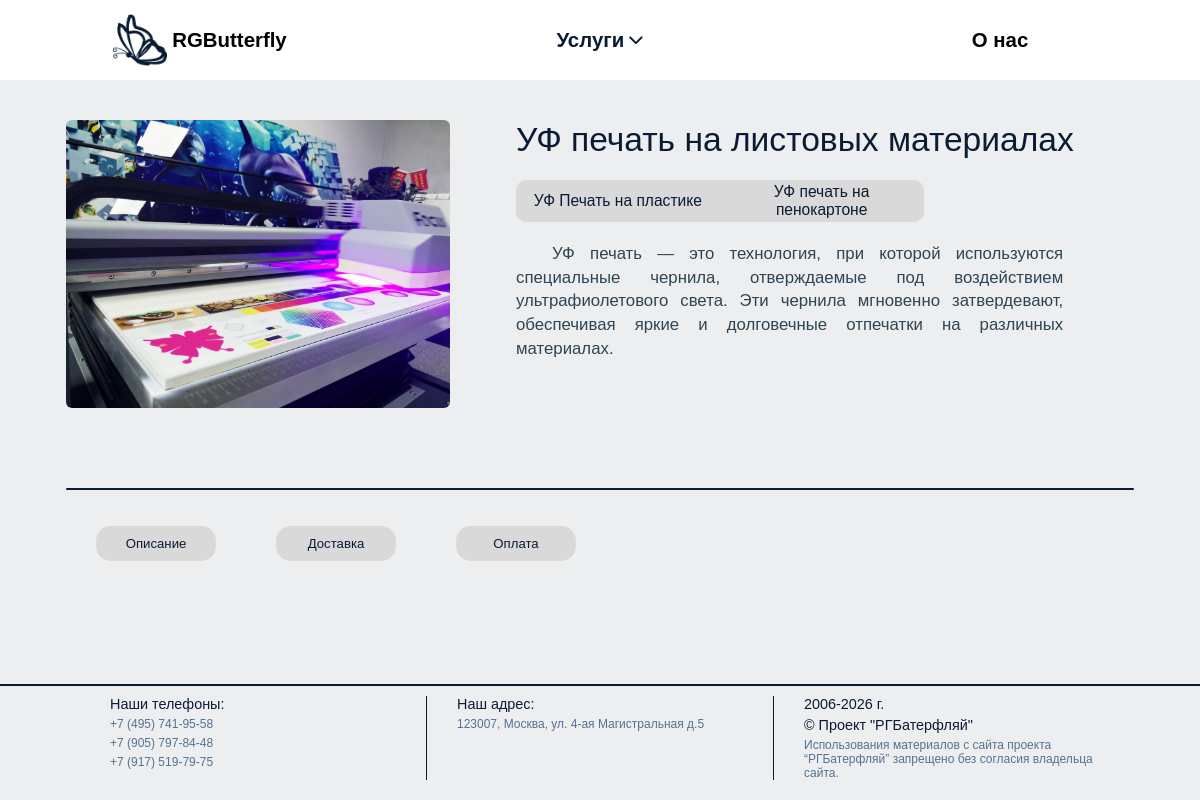
The page /service/1/ on the database its author committed.
### web/models.py (models this page shows, shortened)
class Service(models.Model):
    service_name = models.CharField(max_length=255, verbose_name="Услуга")
    service_description = models.TextField(verbose_name="Описание услуги")
    service_image = models.ImageField(upload_to="service_images/", verbose_name="Картинка услуги")

class Option(models.Model):
    service = models.ForeignKey(Service, related_name='options', on_delete=models.CASCADE, verbose_name="Услуга")
    option_name = models.CharField(max_length=255, verbose_name="Опция")
    options_description = models.TextField(verbose_name="Описание опции")
    option_image = models.ImageField(upload_to='option_imafes/', verbose_name="Картинка опции")

### web/views.py (the view)
# urls.py: path('service/<int:service_id>/', service, name='service'),
def service(request, service_id):
    service = get_object_or_404(Service, id=service_id)
    options = service.options.all()
    return render(request, 'web/service.html', {'service': service, 'options': options})

### web/templates/web/service.html (shortened to what this page needs)
{% extends "web/app.html" %}
{% load static %}
{% block extra_css %}
<link rel="stylesheet" href="{% static 'RGButterfly/css/service.css' %}" type="text/css" media="all">
{% endblock %}
{% block content %}
<div class="main-container">
    <section class="service-container">
        <article class="service-img-container">
            <img src="{{ service.service_image.url }}" alt="{{ service.service_name }}" class="service-image">
        </article>
        <article class="service-about">
            <h2 class="service-name">{{ service.service_name }}</h2>
            <div class="option-toggle">
                {% for option in options %}
                    <div class = "button-wrapper"><button id="option-{{ option.id }}" class="option-button" data-option='{"name": "{{ option.option_name }}", "description": "{{ option.options_description }}"}' data-image-url="{{ option.option_image.url }}" onclick="toggleOption('{{ option.id }}')">{{ option.option_name }}</button></div>
                {% endfor %}
            </div>
            <div class="service-description">
                <p>{{ service.service_description }}</p>
            </div>
        </article>
    </section>
    <aside class="option-container">
        <div class="stick-container">
            <div class="stick"></div>
        </div>
        <nav class="menu">
            <button id="description-btn" class="data-button" onclick="toggleDisplay('.description-data')">Описание</button>
            <button id="deliver-btn" class="data-button" onclick="toggleDisplay('.deliver-data')">Доставка</button>
            <button id="payment-btn" class="data-button" onclick="toggleDisplay('.payment-data')">Оплата</button>
        </nav>
    </aside>
</div>
{% endblock %}

### web/static/RGButterfly/css/app.css (style rules this page uses)
* { margin: 0; padding: 0; font-family: 'TT Norms Pro', sans-serif; }
body { display: flex; flex-direction: column; min-height: 100vh; }

### web/static/RGButterfly/css/service.css (style rules this page uses)
:root { --background-color: #EDEEF0; --button-bg-color: #D9D9D9; --button-selected-bg-color: #5A89B9; --text-color: #0A1C34; --text-selected-color: #ffffff; --stick-bg-color: #0A1C34; }
.option-toggle .button-wrapper { flex:1; height: 100%; display: flex; align-items: center; justify-content: center; width: 100%; }
body { margin: 0; padding: 0; background-color: var(--background-color); }
.service-container { display: flex; width: 100%; height: 60%; margin-bottom: 5vh; }
.service-img-container { width: 43%; display: flex; justify-content: center; align-items: center; }
.service-img-container img { border-radius: 6px; width: 32vw; height: auto; margin: 5vh 0; }
.service-about { width: 57%; display: flex; flex-direction: column; }
.service-name { margin: 6% 0 3% 0; font-size: 2.8vw; font-weight: 500; color: #0A1C34; }
.option-toggle { display: flex; justify-content: center; border-radius: 11px; overflow: hidden; background-color: var(--button-bg-color); margin-bottom: 3%; width: fit-content; max-width: 80%; }
.option-button { border: none; padding: 0.4vh 1vw; background-color: var(--button-bg-color); color: var(--text-color); cursor: pointer; font-size: 1.3vw; font-weight: 400; height: 100%; width: 100%; }
.service-description { font-size: 1.4vw; font-weight: 300; width: 80%; }
.service-description p { text-align: justify; line-height: 1.4; text-indent: 3vw; color:#2E4553; }
.option-container { display: flex; flex-direction: column; }
.stick-container { display: flex; justify-content: center; align-items: center; }
.stick { width: 89%; height: 2px; border-radius: 4px; background-color: var(--stick-bg-color); }
.menu { display: flex; column-gap: 5vw; margin: 3% 8% 0; }
.data-button { border: none; min-width: 10vw; border-radius: 15px; padding: 10px 20px; background-color: var(--button-bg-color); color: var(--text-color); cursor: pointer; font-size: 1.1vw; font-weight: 400; }

### rows shown on the page
Service: service_image (picture), service_name "УФ печать на листовых материалах", service_description "УФ печать — это технология, при которой используются специальные чернила, отверждаемые под воздействием ультрафиолетового света. Эти чернила мгновенно затвердевают, обеспечивая яркие и долговечные отпечатки на различных материалах."
Option: option_name "УФ Печать на пластике"
Option: option_name "УФ печать на пенокартоне"
